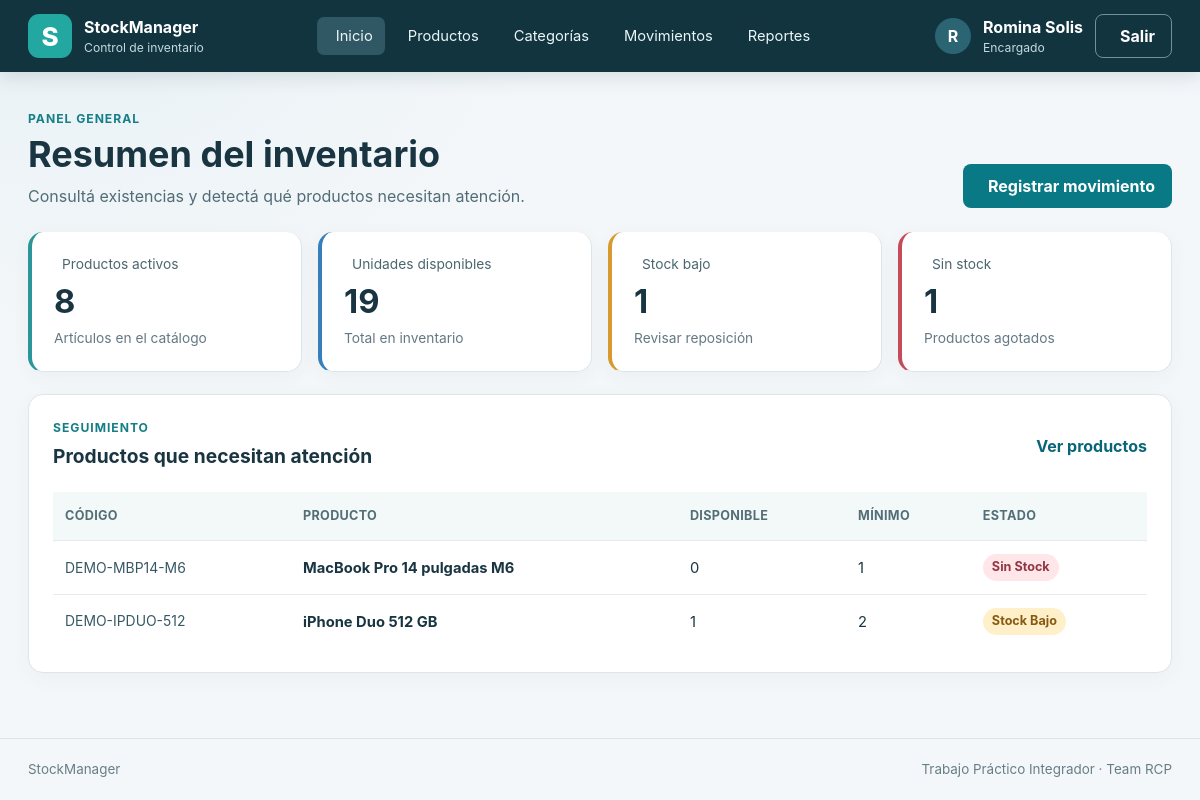
The page / (signed in) on the database its author committed.
### app/models.py (models this page shows)
class Usuario(db.Model):
    __tablename__ = "usuarios"
    __table_args__ = (
        db.Index(
            "idx_usuarios_correo_google",
            "correo_google",
            unique=True,
            sqlite_where=db.text("correo_google IS NOT NULL"),
        ),
        db.Index(
            "idx_usuarios_google_sub",
            "google_sub",
            unique=True,
            sqlite_where=db.text("google_sub IS NOT NULL"),
        ),
    )
    id = db.Column(db.Integer, primary_key=True)
    nombre = db.Column(db.Text, nullable=False)
    usuario = db.Column(db.Text, nullable=False, unique=True)
    password_hash = db.Column(db.Text, nullable=False)
    correo_google = db.Column(db.Text(collation="NOCASE"))
    google_sub = db.Column(db.Text)
    rol_id = db.Column(db.Integer, db.ForeignKey("roles.id", ondelete="RESTRICT"), nullable=False)
    activo = db.Column(db.Integer, nullable=False, default=1)
    creado_en = db.Column(db.Text, nullable=False, server_default=db.text("(strftime('%Y-%m-%dT%H:%M:%fZ', 'now'))"))
    rol = db.relationship("Rol")

class Rol(db.Model):
    __tablename__ = "roles"
    id = db.Column(db.Integer, primary_key=True)
    nombre = db.Column(db.Text, nullable=False, unique=True)
    descripcion = db.Column(db.Text, nullable=False)

class Producto(db.Model):
    __tablename__ = "productos"
    id = db.Column(db.Integer, primary_key=True)
    codigo = db.Column(db.Text, nullable=False, unique=True)
    nombre = db.Column(db.Text, nullable=False)
    descripcion = db.Column(db.Text)
    imagen = db.Column(db.Text)
    categoria_id = db.Column(db.Integer, db.ForeignKey("categorias.id", ondelete="RESTRICT"), nullable=False)
    precio_centavos = db.Column(db.Integer, nullable=False)
    stock_minimo = db.Column(db.Integer, nullable=False, default=0)
    activo = db.Column(db.Integer, nullable=False, default=1)
    creado_en = db.Column(db.Text, nullable=False, server_default=db.text("(strftime('%Y-%m-%dT%H:%M:%fZ', 'now'))"))
    actualizado_en = db.Column(db.Text, nullable=False, server_default=db.text("(strftime('%Y-%m-%dT%H:%M:%fZ', 'now'))"))
    categoria = db.relationship("Categoria")

### app/main/routes.py (the view)
@bp.get("/")
@login_requerido
def inicio():
    resumen = db.session.execute(text("SELECT * FROM vw_resumen_inventario")).mappings().one()
    bajo_stock = db.session.execute(text("""
        SELECT codigo, nombre, stock_actual, stock_minimo, estado_stock
        FROM vw_inventario WHERE estado_stock != 'NORMAL'
        ORDER BY stock_actual ASC, nombre LIMIT 30
    """)).mappings().all()
    return render_template("inicio.html", resumen=resumen, bajo_stock=bajo_stock)

### app/security.py (called while the page is built)
def csrf_token() -> str:
    if "csrf_token" not in session:
        session["csrf_token"] = secrets.token_urlsafe(32)
    return session["csrf_token"]

def validar_csrf() -> None:
    if request.method in {"POST", "PUT", "PATCH", "DELETE"}:
        actual = session.get("csrf_token", "")
        recibido = request.form.get("csrf_token", "")
        if not actual or not recibido or not hmac.compare_digest(actual, recibido):
            abort(400, description="Token CSRF inválido. Volvé a cargar el formulario.")

def login_requerido(func):
    @wraps(func)
    def wrapper(*args, **kwargs):
        if g.usuario is None:
            return redirect(url_for("auth.login"))
        return func(*args, **kwargs)
    return wrapper

### app/templates/inicio.html (shortened to what this page needs)
{% extends 'base.html' %}
{% block contenido %}
<section class="page-heading page-heading--dashboard">
  <div>
    <p class="eyebrow">Panel general</p>
    <h1>Resumen del inventario</h1>
    <p class="page-lead">Consultá existencias y detectá qué productos necesitan atención.</p>
  </div>
  <div class="heading-actions">
    <a class="button button--primary" href="{{ url_for('movimientos.nuevo') }}"> Registrar movimiento</a>
  </div>
</section>
<div class="stats-grid">
  <article class="stat-card">
    <span class="stat-label"> Productos activos</span>
    <strong>{{ resumen.total_productos }}</strong>
    <span class="stat-foot">Artículos en el catálogo</span>
  </article>
  <article class="stat-card stat-card--blue">
    <span class="stat-label"> Unidades disponibles</span>
    <strong>{{ resumen.total_unidades }}</strong>
    <span class="stat-foot">Total en inventario</span>
  </article>
  <article class="stat-card stat-card--amber">
    <span class="stat-label"> Stock bajo</span>
    <strong>{{ resumen.productos_stock_bajo }}</strong>
    <span class="stat-foot">Revisar reposición</span>
  </article>
  <article class="stat-card stat-card--red">
    <span class="stat-label"> Sin stock</span>
    <strong>{{ resumen.productos_sin_stock }}</strong>
    <span class="stat-foot">Productos agotados</span>
  </article>
</div>
<section class="panel">
  <div class="section-heading">
    <div>
      <p class="eyebrow">Seguimiento</p>
      <h2>Productos que necesitan atención</h2>
    </div>
    <a class="text-link" href="{{ url_for('productos.listar') }}">Ver productos </a>
  </div>
  {% if bajo_stock %}
  <div class="table-wrap">
    <table>
      <thead>
        <tr>
          <th>Código</th>
          <th>Producto</th>
          <th>Disponible</th>
          <th>Mínimo</th>
          <th>Estado</th>
        </tr>
      </thead>
      <tbody>
        {% for p in bajo_stock %}
        <tr>
          <td class="cell-code">{{ p.codigo }}</td>
          <td class="cell-primary">{{ p.nombre }}</td>
          <td>{{ p.stock_actual }}</td>
          <td>{{ p.stock_minimo }}</td>
          <td><span class="stock-badge stock-badge--{{ p.estado_stock|lower|replace('_', '-') }}">{{
              p.estado_stock|replace('_', ' ')|title }}</span></td>
        </tr>
        {% endfor %}
      </tbody>
    </table>
  </div>
  {% else %}
  <div class="empty-state">
    <span class="empty-icon" aria-hidden="true">✓</span>
    <p>Todo en orden. No hay productos por debajo del mínimo.</p>
  </div>
  {% endif %}
</section>
{% endblock %}

### app/templates/base.html (shortened to what this page needs)
<!doctype html>
<html lang="es-AR">
<head>
  <link rel="stylesheet" href="{{ url_for('static', filename='css/styles.css') }}">
  <link rel="stylesheet" href="{{ url_for('static', filename='vendor/fontawesome/css/solid.min.css') }}">
  <link rel="stylesheet" href="{{ url_for('static', filename='vendor/sweetalert2/sweetalert2.min.css') }}">
</head>
<body>
  <header class="site-header">
    <div class="header-inner">
      <a class="brand" href="{{ url_for('main.inicio') }}" aria-label="StockManager, ir al inicio">
        <span class="brand-mark" aria-hidden="true">S</span>
        <span class="brand-copy">
          <strong>StockManager</strong>
          <small>Control de inventario</small>
        </span>
      </a>
      {% if g.usuario %}
      <nav class="main-nav" aria-label="Menú principal">
        <a href="{{ url_for('main.inicio') }}" {% if request.endpoint=='main.inicio' %}aria-current="page" {% endif
          %}><span>Inicio</span></a>
        <a href="{{ url_for('productos.listar') }}" ><span>Productos</span></a>
        <a href="{{ url_for('categorias.listar') }}" ><span>Categorías</span></a>
        <a href="{{ url_for('movimientos.listar') }}" ><span>Movimientos</span></a>
        <a href="{{ url_for('reportes.inicio') }}" ><span>Reportes</span></a>
      </nav>
      <div class="user-menu">
        <span class="user-avatar" aria-hidden="true">{{ g.usuario.nombre[:1]|upper }}</span>
        <span class="user-details">
          <strong>{{ g.usuario.nombre }}</strong>
          <small>{{ g.usuario.rol.nombre|capitalize }}</small>
        </span>
        <form method="post" action="{{ url_for('auth.logout') }}">
          <button class="button button--quiet" type="submit"><span>Salir</span></button>
        </form>
      </div>
      {% endif %}
    </div>
  </header>
  <main class="page-shell">
    {% block contenido %}{% endblock %}
  </main>
  <footer class="site-footer">
    <span>StockManager</span>
    <span>Trabajo Práctico Integrador · Team RCP</span>
  </footer>
</body>
</html>

### rows shown on the page
Usuario: usuario "R", usuario.nombre "Romina Solis"
Rol: usuario.rol.nombre "Encargado"
Producto: codigo "DEMO-MBP14-M6", nombre "MacBook Pro 14 pulgadas M6", stock_actual "0", stock_minimo "1", estado_stock "Sin Stock"
Producto: codigo "DEMO-IPDUO-512", nombre "iPhone Duo 512 GB", stock_actual "1", stock_minimo "2", estado_stock "Stock Bajo"

### other values the page prints
{{ resumen.total_productos }} "8"
{{ resumen.total_unidades }} "19"
{{ resumen.productos_stock_bajo }} "1"
{{ resumen.productos_sin_stock }} "1"
